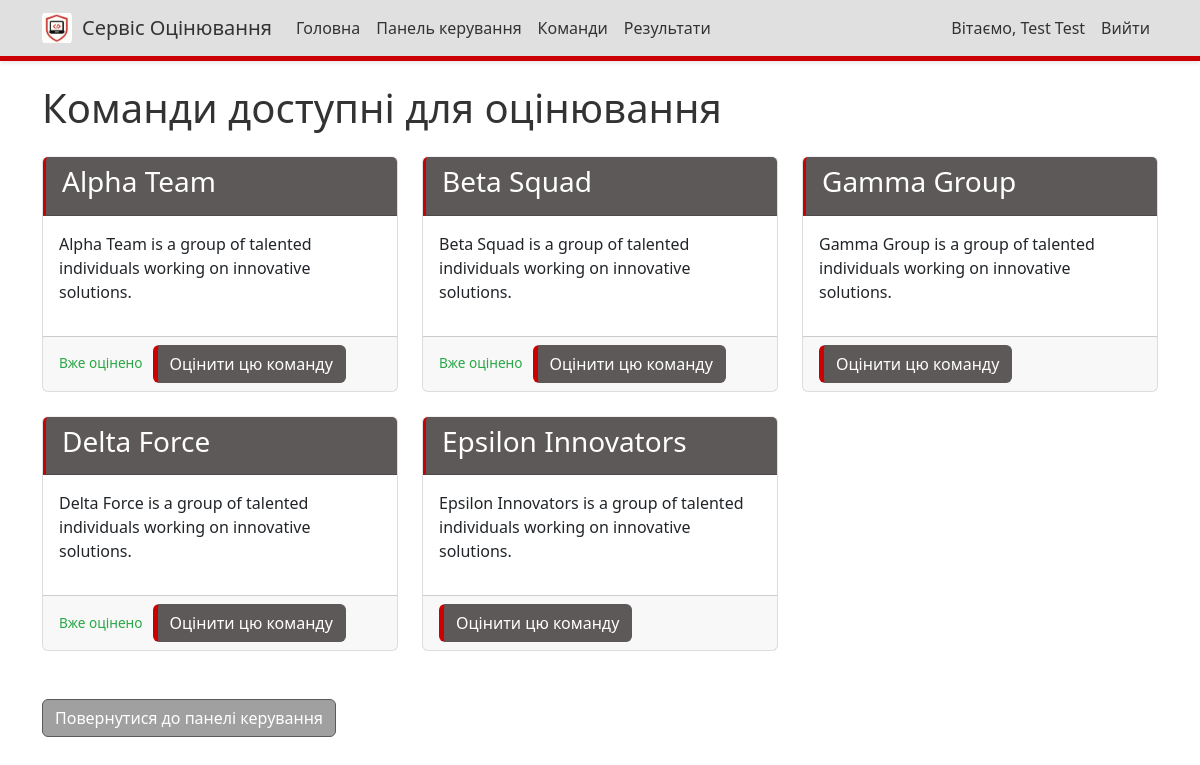
The page /teams/ (signed in) on the database as committed earlier.
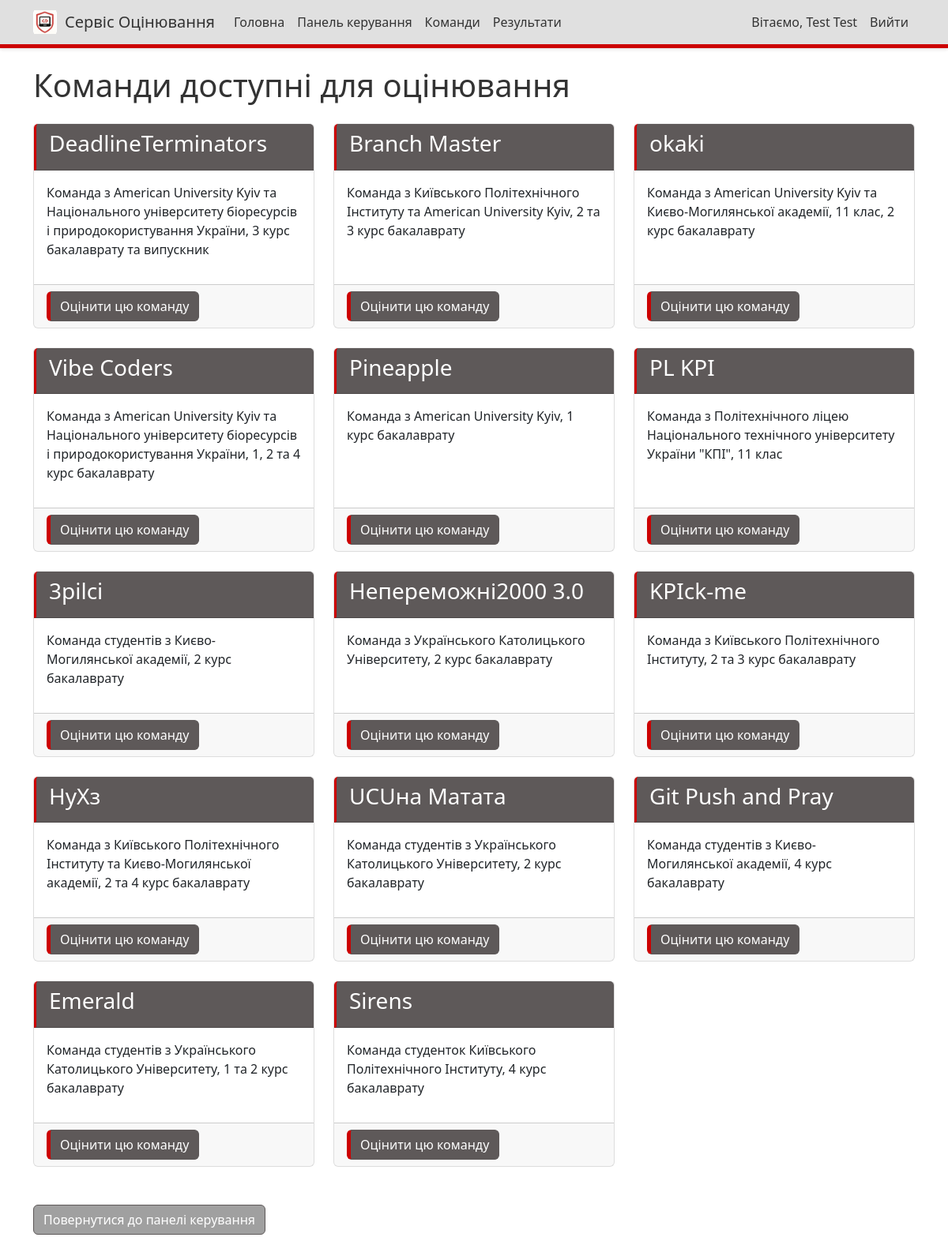
The same page on the database as committed later.
### judging/models.py (models this page shows, shortened)
class Team(models.Model):
    name = models.CharField(max_length=100)
    description = models.TextField(blank=True)
    members = models.TextField(blank=True, help_text="List of team members, one per line")
    members_info = models.TextField(blank=True, help_text="Additional information about team members in format: Student - leader, university, year of study")
    service = models.CharField(max_length=1, choices=SERVICE_CHOICES, blank=True, null=True, help_text="Service vector for the team")

### judging/views.py (the view)
# urls.py: path('teams/', views.team_list, name='team_list'),
@login_required
def team_list(request):
    teams = Team.objects.all()
    judged_teams = set()
    if not (request.user.is_staff or request.user.is_superuser):
        judged_teams = set(Score.objects.filter(judge=request.user).values_list('team_id', flat=True).distinct())
    return render(request, 'judging/team_list.html', {
        'teams': teams,
        'judged_teams': judged_teams
    })

### judging/templates/judging/team_list.html (shortened to what this page needs)
{% extends 'judging/base.html' %}
{% block content %}
<h1 class="mb-4">Команди доступні для оцінювання</h1>
<div class="row">
    {% if teams %}
        {% for team in teams %}
        <div class="col-md-4 mb-4">
            <div class="card h-100">
                <div class="card-header">
                    <h3>{{ team.name }}</h3>
                </div>
                <div class="card-body">
                    <p>{{ team.description }}</p>
                </div>
                <div class="card-footer">
                    {% if not user.is_staff and not user.is_superuser %}
                    <div class="d-flex align-items-center">
                        {% if team.id in judged_teams %}
                        <span class="already-judged">Вже оцінено</span>
                        {% endif %}
                        <a href="{% url 'judge_team' team.id %}" class="btn btn-primary">Оцінити цю команду</a>
                    </div>
                    {% else %}
                    <div class="alert alert-info mb-0">
                        <small>Адміністратори не можуть оцінювати команди</small>
                    </div>
                    {% endif %}
                </div>
            </div>
        </div>
        {% endfor %}
    {% else %}
    <div class="col-12">
        <div class="alert alert-info">
            На даний момент немає команд, доступних для оцінювання.
        </div>
    </div>
    {% endif %}
</div>
<div class="mt-4">
    <a href="{% url 'dashboard' %}" class="btn btn-secondary">Повернутися до панелі керування</a>
</div>
{% endblock %}

Rows that differ between the two databases and show on the page:
removed Team: name "Alpha Team", description "Alpha Team is a group of talented individuals working on innovative solutions.", shows "Вже оцінено"
removed Team: name "Beta Squad", description "Beta Squad is a group of talented individuals working on innovative solutions.", shows "Вже оцінено"
removed Team: name "Gamma Group", description "Gamma Group is a group of talented individuals working on innovative solutions."
removed Team: name "Delta Force", description "Delta Force is a group of talented individuals working on innovative solutions.", shows "Вже оцінено"
removed Team: name "Epsilon Innovators", description "Epsilon Innovators is a group of talented individuals working on innovative solutions."
added Team: name "DeadlineTerminators", description "Команда з American University Kyiv та Національного університету біоресурсів і природокористування України, 3 курс бакалаврату та випускник"
added Team: name "Branch Master", description "Команда з Київського Політехнічного Інституту та American University Kyiv, 2 та 3 курс бакалаврату"
added Team: name "okaki", description "Команда з American University Kyiv та Києво-Могилянської академії, 11 клас, 2 курс бакалаврату"
added Team: name "Vibe Coders", description "Команда з American University Kyiv та Національного університету біоресурсів і природокористування України, 1, 2 та 4 курс бакалаврату"
added Team: name "Pineapple", description "Команда з American University Kyiv, 1 курс бакалаврату"
added Team: name "PL KPI", description "Команда з Політехнічного ліцею Національного технічного університету України \"КПІ\", 11 клас"
added Team: name "3pilci", description "Команда студентів з Києво-Могилянської академії, 2 курс бакалаврату"
added Team: name "Непереможні2000 3.0", description "Команда з Українського Католицького Університету, 2 курс бакалаврату"
added Team: name "KPIck-me", description "Команда з Київського Політехнічного Інституту, 2 та 3 курс бакалаврату"
added Team: name "НуХз", description "Команда з Київського Політехнічного Інституту та Києво-Могилянської академії, 2 та 4 курс бакалаврату"
added Team: name "UCUна Матата", description "Команда студентів з Українського Католицького Університету, 2 курс бакалаврату"
added Team: name "Git Push and Pray", description "Команда студентів з Києво-Могилянської академії, 4 курс бакалаврату"
added Team: name "Emerald", description "Команда студентів з Українського Католицького Університету, 1 та 2 курс бакалаврату"
added Team: name "Sirens", description "Команда студенток Київського Політехнічного Інституту, 4 курс бакалаврату"
